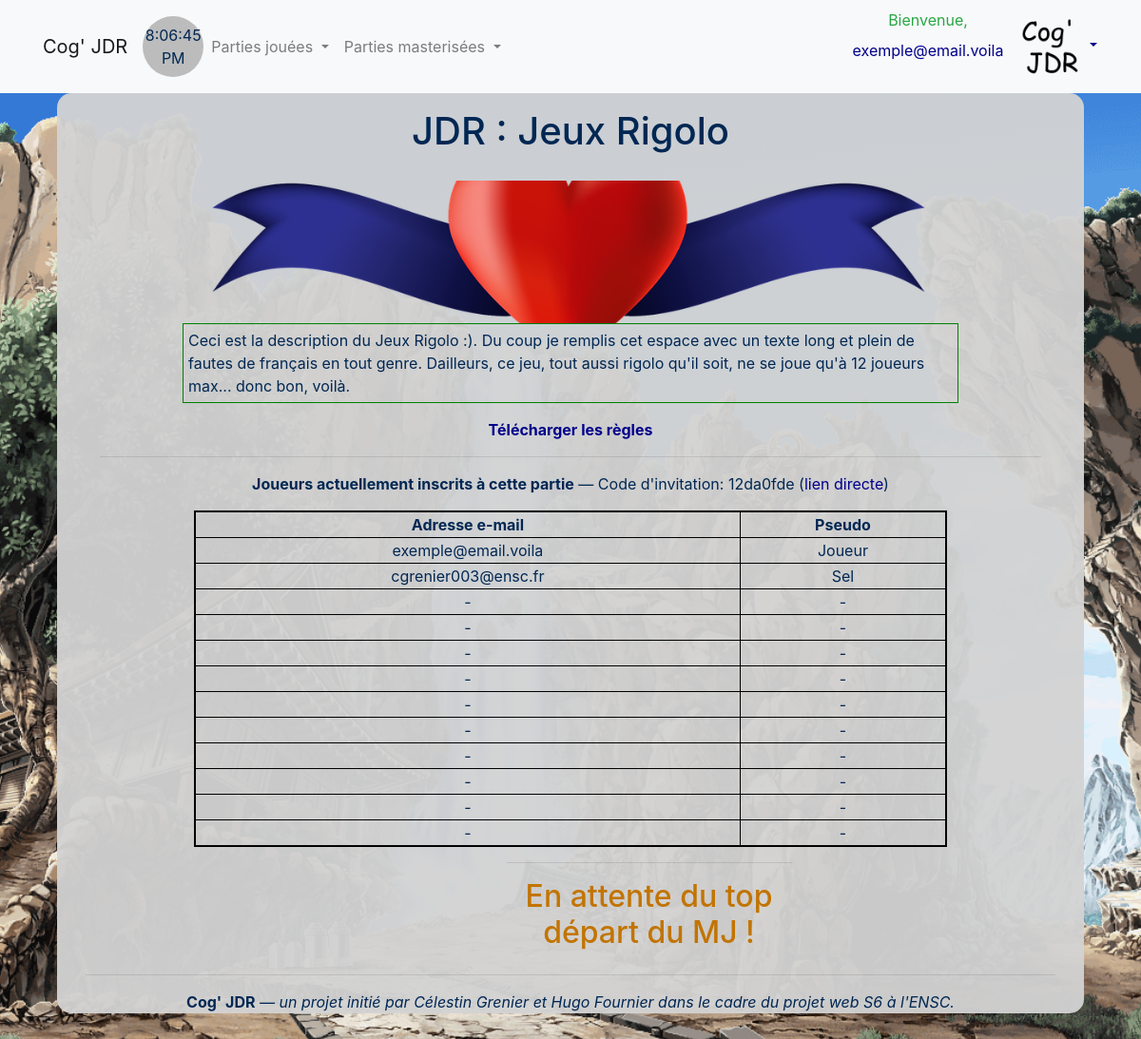
Screenshot of /jdr.php?id=1 (signed in) with the database file from the repository.
### tables this page shows
create table ModeleJDR (
    id_modele_jdr integer not null primary key auto_increment, 
    id_createur integer,
    titre varchar(32) not null,
    desc_jdr varchar(1024) not null,
    fichier_regles varchar(128) not null,
    img_banniere varchar(128) not null,
    img_fond varchar(128) not null,
    img_logo varchar(128) not null,

    foreign key (id_createur) references Utilisateur (id)
);

create table JDR (
    id_jdr integer not null primary key auto_increment,
    id_modele_jdr integer,
    code_invite varchar(8),
    nb_max_joueurs integer not null,
    nb_min_joueurs integer not null,
    jours_ouvrables enum('5 jours', '6 jours', '7 jours') not null,
    etat_partie enum('lancement', 'deroulement', 'fin') not null,

    foreign key (id_modele_jdr) references ModeleJDR (id_modele_jdr)
);

create table Joueur (
    id_joueur integer not null primary key auto_increment,
    id_utilisateur integer,
    id_jdr_participe integer,
    pseudo varchar(32) not null,

    foreign key (id_utilisateur) references Utilisateur (id),
    foreign key (id_jdr_participe) references JDR (id_jdr)
);

create table Utilisateur (
    id integer not null primary key auto_increment,
    mdp varchar(32) not null,
    email varchar(32) not null,
    img varchar(128) not null
);

### inclus/connexion.php (called while the page is built, shortened)
<?php
    $conn = new PDO("mysql:host=127.0.0.1;dbname=cogjdr;charset=utf8", "root", "", array(PDO::ATTR_ERRMODE => PDO::ERRMODE_EXCEPTION));
    function prepare_execute($conn, $string, $data) {
        $r = $conn->prepare($string);
        $r->execute($data);
        return $r;
    }
    function sql_select($table, $value, $where=array(), $order=null, $distinct=false) {
        global $conn;
        $execute_array = array();
        $execute_index = 'a';
        $value_builder = empty($distinct) ? "SELECT " : "SELECT DISTINCT ";
        if ($value == "*" || empty($value))
            $value_builder.= "*";
        elseif (is_array($value))
            $value_builder.= join(", ", $value);
        else
            $value_builder.= $value;
        $table_builder = "FROM `".(is_array($table) ? join("` JOIN `", $table) : $table)."`";
        $where_builder = empty($where) ? "WHERE 1" : "WHERE ";
        $sep = "";
        foreach ($where as $k => $v) {
            if (is_string($k) && strpos($k, "::") !== false)
                $where_builder.= "$sep".str_replace("::", ".", $k);
            else
                $where_builder.= "$sep$k";
            if (is_array($v)) {
                $where_builder.= " IN (";
                $sep_ = "";
                foreach ($v as $v_) {
                    if (strpos($v_, "::") !== false)
                        $where_builder.= "$sep_".str_replace("::", ".", $v_);
                    else {
                        $where_builder.= "$sep_:$execute_index";
                        $execute_array[$execute_index++] = $v_;
                    }
                    $sep_ = ", ";
                }
                $where_builder.= ")";
            } else {
                if (strpos($v, "::") !== false)
                    $where_builder.= "= ".str_replace("::", ".", $v);
                else {
                    $where_builder.= "= :$execute_index";
                    $execute_array[$execute_index++] = $v;
                }
            }
            $sep = " AND ";
        }
        $order_builder = empty($order) ? "" : "ORDER BY ";
        return prepare_execute($conn, "$value_builder $table_builder $where_builder $order_builder", $execute_array);
    }
?>

### inclus/jdr/rejoindre.php (the view, shortened to what this page needs)
<h1 class="text-center">JDR : <?=$modele['titre']?></h1>
<div class="container">
    <img class="img_banniere" src="<?=$modele['img_banniere']?>" alt="Oof">
    <p class="desc_jdr"><?=$modele['desc_jdr']?></p>
    <div class="col-sm-12 text-center">
        <a target="blank" href="<?=sql_select(array('JDR','ModeleJDR'),'fichier_regles',array('JDR::id_modele_jdr'=> 'ModeleJDR::id_modele_jdr','JDR::id_jdr'=>$jdr['id_jdr']))->fetch()['fichier_regles']?>"><b>Télécharger les règles</b></a>
        <hr>
        <p><b>Joueurs actuellement inscrits à cette partie</b> &mdash; Code d'invitation: <?=$jdr['code_invite']?> (<a href="./jdr.php?code=<?=$jdr['code_invite']?>">lien directe</a>)</p>
        <table class="liste_joueurs container">
            <th>Adresse e-mail</th><th>Pseudo</th><?php if (@$donnees_jdr['est_mj']) { ?><th></th><?php } ?>
            <?php
                $r = sql_select('Joueur', array('pseudo', 'id_utilisateur', 'id_joueur'), array('id_jdr_participe' => $jdr['id_jdr']));
                for ($k = 0; $k < $jdr['nb_max_joueurs']; $k++) {
                    $joueur = $r->fetch();
                    if (!empty($joueur)) {
                        $nb_joueur++; ?>
                        <tr>
                            <td><?=sql_select('Utilisateur', 'email', array('id' => $joueur['id_utilisateur']))->fetch()['email']?></td>
                            <td><?=$joueur['pseudo']?></td>
                        </tr><?php
                    } else { ?>
                        <tr>
                            <td>-</td>
                            <td>-</td>
                        </tr><?php
                    }
                }
            ?>
        </table>
        <div class="col-sm-4 offset-sm-5">
            <hr>
            <?php
                if (@$donnees_jdr['est_mj']) {  ?>
                    <form action="./jdr.php">
                        <input type="hidden" name="id" value="<?=$jdr['id_jdr']?>">
                        <input type="hidden" name="redirection_succes" value="./jdr.php?id=<?=$jdr['id_jdr']?>">
                        <button class="btn btn-primary btn-block w-auto" type="submit" name="action" value="etat_demarrer">Démarrer la partie</button>
                    </form><?php
                } elseif ($etat_partie == "deroulement") {  ?>
                    <h2>Les inscriptions sont closes !</h2><?php
                } elseif ($etat_partie == "fin") {  ?>
                    <h2>Cette partie est finie !</h2><?php
                }
                else if ($a_rejoint) {
                    echo("<h2> En attente du top départ du MJ ! </h2>");
                }
            ?>
        </div>
    </div>
</div>

### jdr.php (shortened to what this page needs)
<?php
    require_once "./inclus/connexion.php";
    if (isset($_REQUEST['id'])) {
        if (-1 < @$_SESSION['indice_jdr_suivi'])
            $donnees_jdr = $_SESSION['liste_donnees_jdr'][$_SESSION['indice_jdr_suivi']];
    }
    switch (isset($_REQUEST['action']) ? $_REQUEST['action'] : "afficher") {
        case "afficher":
                if (!isset($_REQUEST['id']) && !isset($_REQUEST['code'])) {
                    include_once "./inclus/page_debut.php";
                    include "./inclus/jdr/liste.php";
                    include_once "./inclus/page_fin.php";
                    unset($redirige);
                } else {
                    $where = isset($_REQUEST['code']) ? array('code_invite' => $_REQUEST['code']) : array('id_jdr' => $_REQUEST['id']);
                    $r = sql_select('JDR', "*", $where);
                    $jdr = $r->fetch();
                    if ($jdr && $modele = sql_select('ModeleJDR', "*", array('id_modele_jdr' => $jdr['id_modele_jdr']))->fetch()) {
                        $etat_partie = $jdr['etat_partie'];
                        $__css_necessaires = array("discussion", "jdr");
                        $est_connecte = isset($_SESSION['id']);
                        $a_rejoint = false;
                        if ($est_connecte)
                            foreach ($_SESSION['liste_donnees_jdr'] as $v) {
                                $a_rejoint = $v['id_jdr'] == $jdr['id_jdr'];
                                if ($a_rejoint) {
                                    $donnees_jdr = $_SESSION['liste_donnees_jdr'][$_SESSION['indice_jdr_suivi']];
                                    break;
                                }
                            }
                        include_once "./inclus/page_debut.php";
                        if ($etat_partie == "lancement" || !$a_rejoint)
                            include "./inclus/jdr/rejoindre.php";
                        else {
                            include "./inclus/jdr/consulter.php";
                        }
                        include_once "./inclus/page_fin.php";
                    } else
                        $_SESSION['erreur'] = "Erreur JDR non trouver";
                }
            break;
    }
?>

### inclus/page_debut.php (shortened to what this page needs)
<?php
	require_once "./inclus/connexion.php";
?>
<!DOCTYPE html>
<html>
<head>
	<link rel="stylesheet" href="https://stackpath.bootstrapcdn.com/bootstrap/4.3.1/css/bootstrap.min.css">
	<link rel="stylesheet" type="text/css" media="screen" href="./css/global.css">
	<?php
		if (!empty($__css_necessaires)) foreach ($__css_necessaires as $v) { ?>
			<link rel="stylesheet" type="text/css" media="screen" href="./css/<?=$v?>.css"><?php
		}
	?>
</head>
<body>
	<nav class="navbar navbar-expand-lg navbar-light bg-light sticky-top">
		<div class="container">
			<a class="navbar-brand" href="./#"><?php if (!empty($__liste_equipes)) { ?>&nbsp;&nbsp;&nbsp;&nbsp;<?php } ?>Cog' JDR</a>
			<div class="cercle">
				<p id="heure">Bonjour!</p>
			</div>
			<div class="collapse navbar-collapse" id="navbarSupportedContent">
				<?php if (isset($_SESSION['id'])) { ?>
					<ul class="navbar-nav mr-auto">
						<li class="nav-item dropdown">
							<a class="nav-link dropdown-toggle" href="#" id="navbarDropdown_jouees" role="button" data-toggle="dropdown" aria-haspopup="true" aria-expanded="false">
								Parties jouées
							</a>
						</li>
						<li class="nav-item dropdown">
							<a class="nav-link dropdown-toggle" href="#" id="navbarDropdown_masterisees" role="button" data-toggle="dropdown" aria-haspopup="true" aria-expanded="false">
								Parties masterisées
							</a>
						</li>
					</ul>
				<?php } ?>
				<table class="float-right">
					<tr>
						<?php
							if (isset($_SESSION['id'])) { ?>
								<td><p class="text-success text-center">Bienvenue, <a class="nav-link" href="./compte.php?id=<?=$_SESSION['id']?>"><?=$_SESSION['email']?></a></p></td>
								<td>
									<div class="dropdown">
										<a class="dropdown-toggle" href="#" id="navbarDropdown_compte" role="button" data-toggle="dropdown" aria-haspopup="true" aria-expanded="false">
											<img class="img" src="./images/compte/<?=$_SESSION['img']?>" alt="Oof">
										</a>
									</div>
								</td><?php
							}
						?>
					</tr>
				</table>
			</div>
		</div>
	</nav>
	<div class="container-fluid page">

### inclus/page_fin.php (shortened to what this page needs)
            <footer class="footer sticky-bottom">
                <div class="container text-center">
                    <hr>
                    <p class="text-center"><b>Cog' JDR</b><em> &mdash; un projet initié par Célestin Grenier et Hugo Fournier dans le cadre du projet web S6 à l'ENSC.</em></p>
                </div>
            </footer>
        </div>
    </body>
</html>

### css/global.css (style rules this page uses)
div.page { padding-top: 1em; width: 90%; margin-left: auto; margin-right: auto; }
body { background-image: url("../images/jdr/waterfall.gif"); background-repeat : no-repeat; background-position : center; background-size : cover; color : rgb(0, 39, 83); }
h1, h3 { text-align : center; }
h1 { padding-bottom : 20px; }
h2,h3 { color: rgb(194, 116, 0); padding-bottom : 8px; }
a { color: darkblue; }
.container-fluid { background-color: rgba(211, 211, 211, 0.95); border-radius : 15px; }
img.img { height: 4em; width: 4em; }
div.cercle { height: 4em; width: 4em; text-align: center; background-color: rgb(188, 188, 188); border-radius: 50%; display: table; }
div.cercle #heure { display: table-cell; vertical-align: middle; }

### css/discussion.css (style rules this page uses)
body { margin-bottom: 149px; }

### css/jdr.css (style rules this page uses)
body { overflow-x: hidden; }
img.img_banniere { width: 80%; max-height: 150px; object-fit: cover; display: block; margin-left: auto; margin-right: auto; }
p.desc_jdr { border-style: ridge; border-color: green; border-width: 1px; padding: 5px; width: 80%; margin-left: auto; margin-right: auto; }
table.liste_joueurs { border-style: solid; border-color: black; border-width: 2px; width: 80%; margin-left: auto; margin-right: auto; text-align: center; }
table.liste_joueurs th { border-style: solid; border-color: black; border-width: 1px; }
table.liste_joueurs td { border-style: solid; border-color: black; border-width: 1px; }

### rows the page displays
modelejdr: titre "Jeux Rigolo", img_banniere (picture), desc_jdr "Ceci est la description du Jeux Rigolo :). Du coup je remplis cet espace avec un texte long et plein de fautes de français en tout genre. Dailleurs, ce jeu, tout aussi rigolo qu'il soit, ne se joue qu'à 12 joueurs max... donc bon, voilà."
jdr: code_invite "12da0fde"
joueur: id_utilisateur.email "exemple@email.voila", pseudo "Joueur"
joueur: id_utilisateur.email "cgrenier003@ensc.fr", pseudo "Sel"

### other values shown
$_SESSION['email'] "exemple@email.voila"
